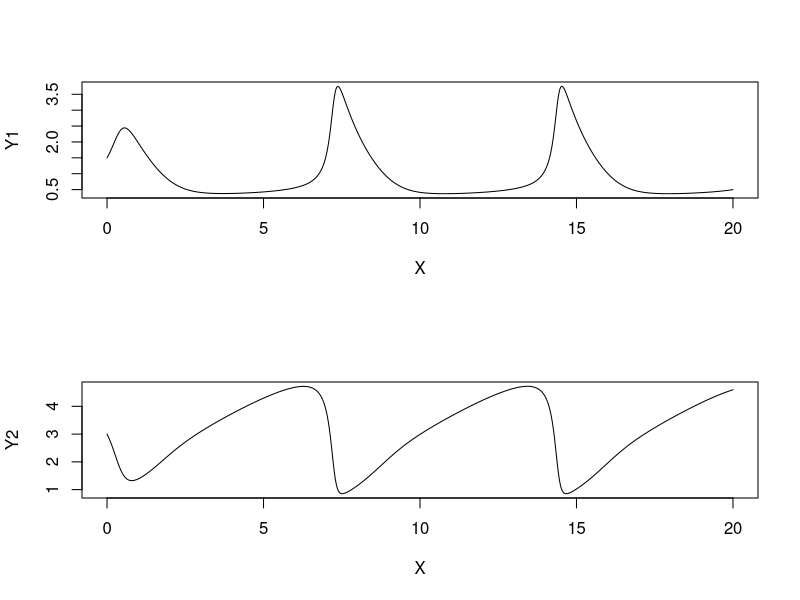

Write the R code that produced this figure.
## Author: Indranil Ghosh, Jadavpur University, Physics Department

## Runge-Kutta method for solving a system of equations

par(mfrow=c(2, 1))
#f1 <- function(x, y1, y2) return(-3*y1+2*y2)
#f2 <- function(x, y1, y2) return(3*y1-4*y2)

f1 <- function(x, y1, y2) return(1-4*y1+y1^2*y2)
f2 <- function(x, y1, y2) return(3*y1-y1^2*y2)
R <- function(y1_initial, y2_initial, x_initial, h, x_final){
  X <- seq(x_initial, x_final, h)
  Y1 <- c(y1_initial)
  Y2 <- c(y2_initial)
  for(i in 2:length(X)) {
    p <- X[i-1]
    q <- Y1[i-1]
    r <- Y2[i-1]
    k11 <- h*f1(p, q, r)
    k21 <- h*f2(p, q, r)
    k12 <- h*f1(p+h/2, q+k11/2, r+k21/2) 
    k22 <- h*f2(p+h/2, q+k11/2, r+k21/2) 
    k13 <- h*f1(p+h/2, q+k12/2, r+k22/2)
    k23 <- h*f2(p+h/2, q+k12/2, r+k22/2)
    k14 <- h*f1(p+h, q+k13, r+k23)
    k24 <- h*f2(p+h, q+k13, r+k23)
    Y1 <- c(Y1, Y1[i-1]+(k11+2*k12+2*k13+k14)/6)
    Y2 <- c(Y2, Y2[i-1]+(k21+2*k22+2*k23+k24)/6)
  }
  #print(Y1)
  #print(Y2)
  plot(X, Y1, type="l")
  plot(X, Y2, type="l")
}
R(1.5, 3, 0, 20/10^4, 20)
